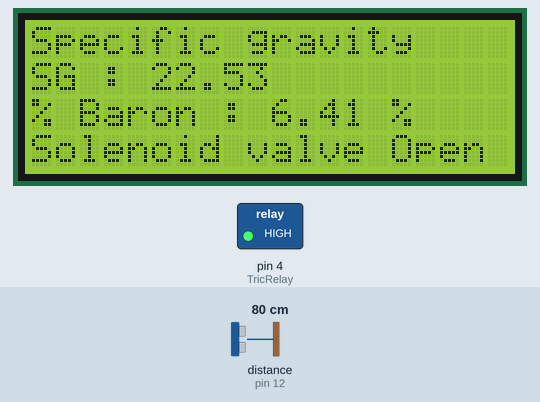
Bench run of a sketch on a simulated Arduino Uno, built with avr-gcc and run on an emulated ATmega328P. Shown: 20×4 character LCD, switched loads named in the sketch (green lamp = pin HIGH). Wiring (inferred from the names in the program): ultrasonic range finder: trigger pin 13; echo pin 12. Inputs (shaded band) come from the test bench; at power-on: distance to the obstacle (sensor on pin 12) 80 cm. The echo pulse lasts 58.3 µs per cm; pins used as bus, display or sensor lines are not drawn.

Above: at 1.2 s.
1.3 s: distance to the obstacle (sensor on pin 12) set to 12 cm
At 2.1 s:
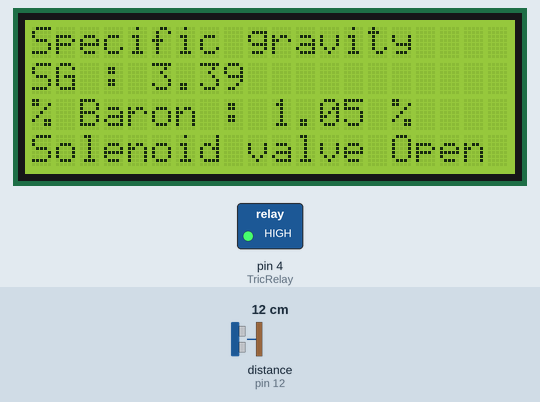
2.9 s: distance to the obstacle (sensor on pin 12) set to 9 cm
At 4.2 s:
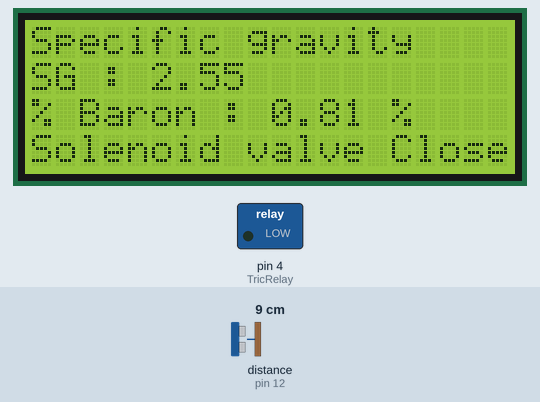
5.9 s: distance to the obstacle (sensor on pin 12) set to 120 cm
At 7.6 s:
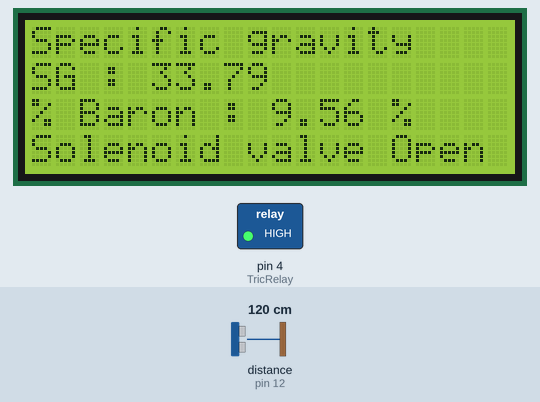
Timing chart, 0 to 9.1 s (numbered marks = the images above; inputs shaded):
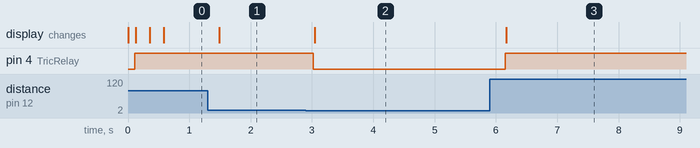

Measured:
- the behaviour switches between 11 and 10 cm on distance to the obstacle (sensor on pin 12) (found by bisection; images 1 and 2)
- after the input at 1.3 s, the display: changes after 0.19 s (image 1)
- after the input at 2.9 s, pin 4 (TricRelay): HIGH → LOW after 0.12 s; the display: changes after 0.14 s (image 2)
- after the input at 5.9 s, pin 4 (TricRelay): LOW → HIGH after 0.25 s; the display: changes after 0.27 s (image 3)

The sketch:

LCD_204_I2C_31_01_18.ino
```cpp
#include <Wire.h>
#include <LiquidCrystal_I2C.h> //ประกาศ Library ของจอ I2C
// Set the LCD address to 0x27 for a 16 chars and 2 line display
LiquidCrystal_I2C lcd(0x3F, 20, 4);
int val = 5;
int TricRelay = 4;
float mval = 0.28;
float sgval = 0.0;
float baronval = 0.0;
const int TricPin = 13;//Tric
      int EchoPin = 12;//Echo
      double duration, cm;
void setup()
{

}
void loop()
{
      pinMode(TricRelay, OUTPUT);  // Tric Relay output
      pinMode(TricPin, OUTPUT);
      digitalWrite(TricPin, LOW);
      delayMicroseconds(2);
      digitalWrite(TricPin, HIGH);
      delayMicroseconds(5);
      digitalWrite(TricPin, LOW);
      pinMode(EchoPin, INPUT);
      duration = pulseIn(EchoPin, HIGH);
      cm = microsecondsToCentimeters(duration);
      sgval = (mval*cm)+(1*0.1);
      baronval = (sgval*mval)+(1*0.1);

// initialize the LCD
lcd.begin();
lcd.print("Specific gravity");
lcd.setCursor(0, 1); //ฟังก์ชั่นในการกำหนดตำแหน่ง Cursor
// Print a message to the LCD.
//lcd.print("Hello !!!"); //ฟังก์ชั่นในการกำหนดข้อความที่ต้องการแสดงผล
/*lcd.print("RANGE : ");
lcd.print(cm);
lcd.print(" cm");*/
lcd.print("SG : ");
lcd.print(sgval);

lcd.setCursor(0, 2); //ฟังก์ชั่นในการกำหนดตำแหน่ง Cursor
lcd.print("% Baron : ");
lcd.print(baronval);
lcd.print(" %");
//lcd.print(" %BR : ");
//lcd.print(baronval);
lcd.setCursor(0, 3); //ฟังก์ชั่นในการกำหนดตำแหน่ง Cursor
if(sgval>=3.01){
  digitalWrite(TricRelay, HIGH);
  lcd.print("Solenoid valve Open");
  }else{
    digitalWrite(TricRelay, LOW);
  lcd.print("Solenoid valve Close");
    }
delay(100);
}
double microsecondsToCentimeters(double microseconds)
    {
      // The speed of sound is 340 m/s or 58 microseconds per centimeter.
      // The ping travels out and back, so to find the distance of the
      // object we take half of the distance travelled.
      return microseconds / 58;
    }
```
